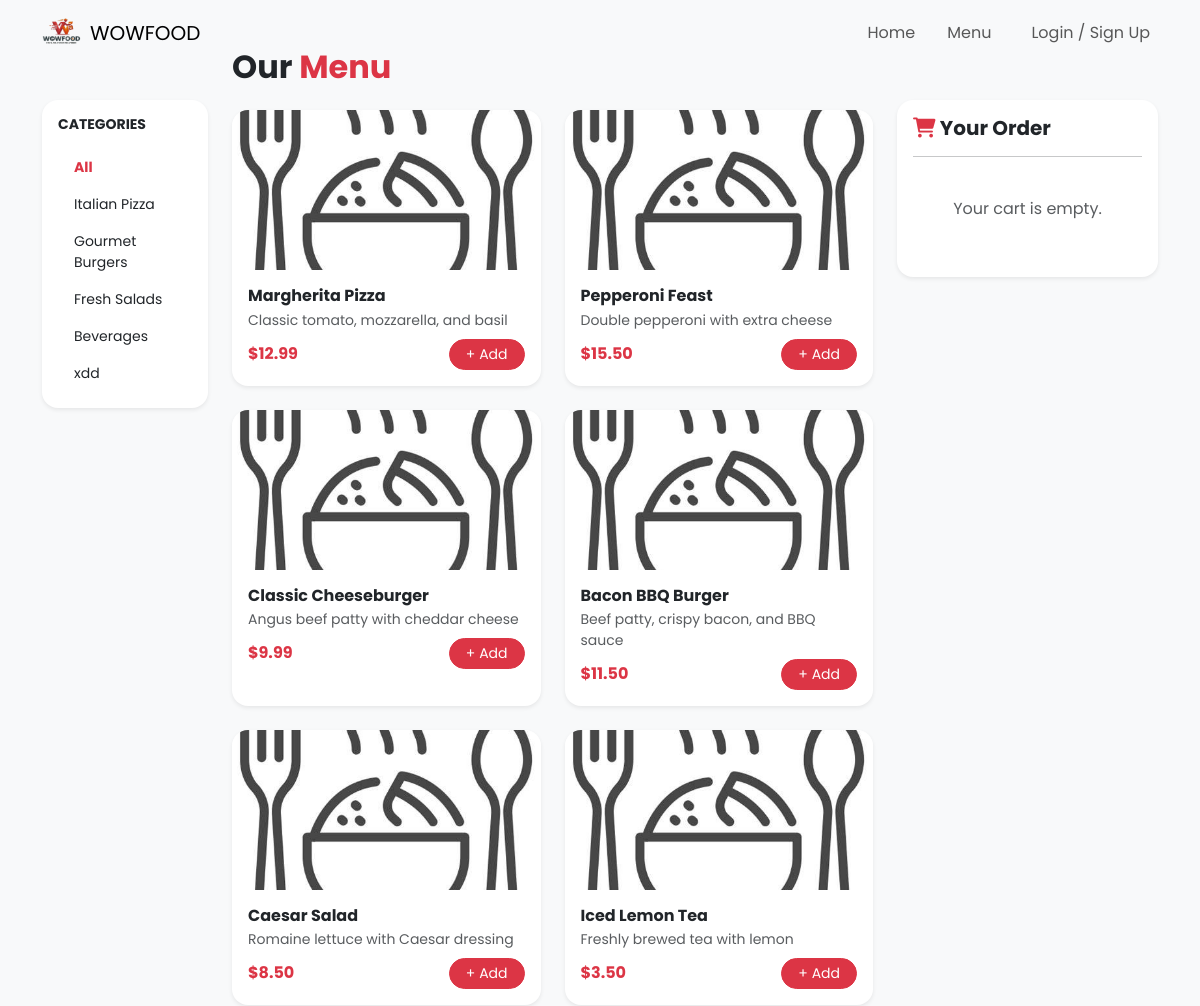
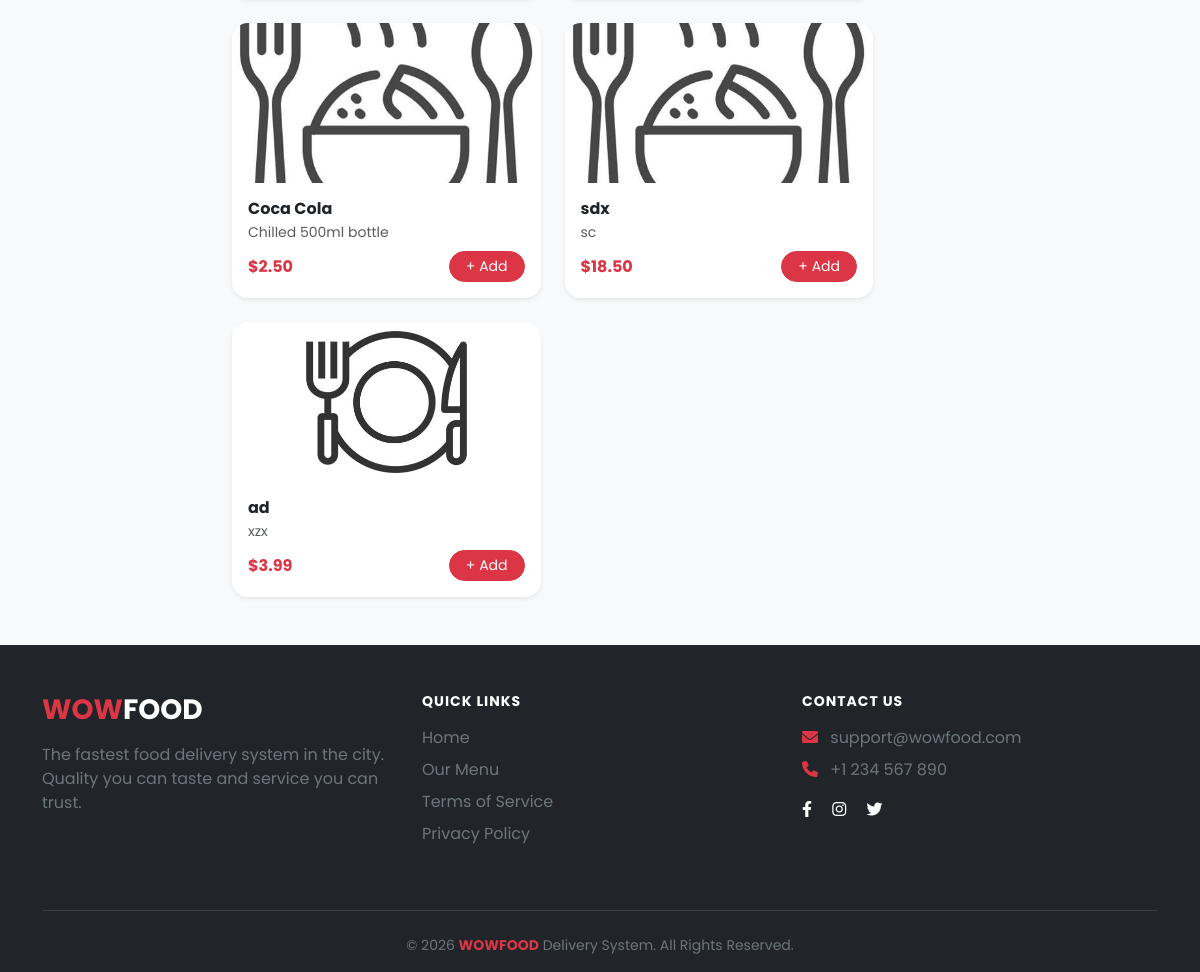
/controller/menu_view_controller.php, run on the app's committed database (2 pictures, top to bottom).
### tables this page shows
CREATE TABLE `category` (
  `id` int NOT NULL AUTO_INCREMENT,
  `category_code` varchar(10) NOT NULL,
  `title` varchar(100) NOT NULL,
  `image_name` varchar(255) DEFAULT NULL,
  `active` enum('Yes','No') DEFAULT 'Yes',
  `created_at` timestamp NULL DEFAULT CURRENT_TIMESTAMP,
  `updated_at` timestamp NULL DEFAULT CURRENT_TIMESTAMP ON UPDATE CURRENT_TIMESTAMP,
  `created_by` int DEFAULT NULL,
  `updated_by` int DEFAULT NULL,
  PRIMARY KEY (`id`),
  UNIQUE KEY `category_code` (`category_code`),
  KEY `idx_cat_active` (`active`),
  KEY `fk_cat_created_by` (`created_by`),
  KEY `fk_cat_updated_by` (`updated_by`),
  CONSTRAINT `fk_cat_created_by` FOREIGN KEY (`created_by`) REFERENCES `user` (`id`) ON DELETE SET NULL,
  CONSTRAINT `fk_cat_updated_by` FOREIGN KEY (`updated_by`) REFERENCES `user` (`id`) ON DELETE SET NULL
);

CREATE TABLE `foods` (
  `id` int NOT NULL AUTO_INCREMENT,
  `food_code` varchar(10) NOT NULL,
  `title` varchar(100) NOT NULL,
  `description` text,
  `image_name` varchar(255) DEFAULT NULL,
  `price` decimal(10,2) NOT NULL,
  `category_id` int NOT NULL,
  `active` enum('Yes','No') DEFAULT 'Yes',
  `created_at` timestamp NULL DEFAULT CURRENT_TIMESTAMP,
  `updated_at` timestamp NULL DEFAULT CURRENT_TIMESTAMP ON UPDATE CURRENT_TIMESTAMP,
  `created_by` int DEFAULT NULL,
  `updated_by` int DEFAULT NULL,
  PRIMARY KEY (`id`),
  UNIQUE KEY `food_code` (`food_code`),
  KEY `fk_food_created_by` (`created_by`),
  KEY `fk_food_updated_by` (`updated_by`),
  KEY `idx_food_active` (`active`),
  KEY `idx_foods_category_active` (`category_id`,`active`),
  FULLTEXT KEY `idx_food_search` (`title`,`description`),
  CONSTRAINT `fk_food_cat` FOREIGN KEY (`category_id`) REFERENCES `category` (`id`) ON DELETE RESTRICT,
  CONSTRAINT `fk_food_created_by` FOREIGN KEY (`created_by`) REFERENCES `user` (`id`) ON DELETE SET NULL,
  CONSTRAINT `fk_food_updated_by` FOREIGN KEY (`updated_by`) REFERENCES `user` (`id`) ON DELETE SET NULL,
  CONSTRAINT `chk_food_price` CHECK ((`price` > 0))
);

### Controller/menu_view_controller.php (called while the page is built, shortened)
<?php
require_once __DIR__ . '/../Model/menu_view_controller_model.php';
$database = new Database();
$db = $database->getConnection();
$menuModel = new MenuModel($db);
$category_id = isset($_GET['cat_id']) ? (int)$_GET['cat_id'] : 0;
$categories = $menuModel->getAllCategories();
$foods = $menuModel->getFoods($category_id);
include __DIR__ . '/../view/menu_view.php';
?>

### Model/menu_view_controller_model.php (called while the page is built, shortened)
<?php
class MenuModel {
    private $db;
    public function __construct($dbConnection) {
        $this->db = $dbConnection;
    }
    public function getAllCategories() {
        $stmt = $this->db->query("SELECT id, title FROM category WHERE active='Yes'");
        return $stmt->fetchAll(PDO::FETCH_ASSOC);
    }
    public function getFoods($category_id = 0) {
        if ($category_id > 0) {
            $stmt = $this->db->prepare("SELECT * FROM foods WHERE category_id = ? AND active = 'Yes'");
            $stmt->execute([$category_id]);
        } else {
            $stmt = $this->db->query("SELECT * FROM foods WHERE active = 'Yes'");
        }
        return $stmt->fetchAll(PDO::FETCH_ASSOC);
    }
}
?>

### view/menu_view.php (the view, shortened to what this page needs)
<?php
include('../includes/header.php');
?>
<div class="container-fluid py-5 bg-light">
    <div class="container">
        <div class="row">
            <aside class="col-lg-2 mb-4">
                <div class="card shadow-sm border-0 rounded-4 p-3 sticky-top" style="top: 100px;">
                    <h6 class="fw-bold mb-3 text-uppercase small">Categories</h6>
                    <ul class="list-group list-group-flush small">
                        <a href="menu_view.php" class="list-group-item list-group-item-action border-0 <?php echo $category_id == 0 ? 'text-danger fw-bold' : ''; ?>">All</a>
                        <?php foreach($categories as $cat): ?>
                        <a href="menu_view.php?cat_id=<?php echo $cat['id']; ?>"
                           class="list-group-item list-group-item-action border-0 <?php echo $category_id == $cat['id'] ? 'text-danger fw-bold' : ''; ?>">
                            <?php echo htmlspecialchars($cat['title']); ?>
                        </a>
                        <?php endforeach; ?>
                    </ul>
                </div>
            </aside>
            <div class="col-lg-7">
                <h2 class="fw-bold mb-4">Our <span class="text-danger">Menu</span></h2>
                <div class="row g-4">
                    <?php foreach($foods as $food):
                        $image_name = !empty($food['image_name']) ? $food['image_name'] : 'default-food.jpg';
                        $description = (string) ($food['description'] ?? '');
                    ?>
                    <div class="col-md-6">
                        <div class="card h-100 border-0 shadow-sm rounded-4 overflow-hidden food-card">
                            <img src="../assets/images/food/<?php echo htmlspecialchars($image_name); ?>"
                                 class="card-img-top"
                                 style="height: 160px; object-fit: cover;"
                                 alt="<?php echo htmlspecialchars($food['title']); ?>">
                            <div class="card-body p-3">
                                <h6 class="fw-bold mb-1"><?php echo htmlspecialchars($food['title']); ?></h6>
                                <p class="text-muted small mb-2">
                                    <?php echo htmlspecialchars(substr($description, 0, 50)); ?>
                                </p>
                                <div class="d-flex justify-content-between align-items-center">
                                    <span class="text-danger fw-bold">$<?php echo number_format($food['price'], 2); ?></span>
                                    <form action="../Controller/menu_view_controller.php" method="POST">
                                        <button type="submit" class="btn btn-sm btn-danger rounded-pill px-3">+ Add</button>
                                    </form>
                                </div>
                            </div>
                        </div>
                    </div>
                    <?php endforeach; ?>
                </div>
            </div>
            <aside class="col-lg-3">
                <div class="card shadow-sm border-0 rounded-4 sticky-top" style="top: 100px;">
                    <div class="card-body p-3">
                        <h5 class="fw-bold mb-3"><i class="fas fa-shopping-cart text-danger"></i> Your Order</h5>
                        <hr>
                        <?php
                        $total = 0;
                        if (!empty($_SESSION['cart'])):
                            foreach ($_SESSION['cart'] as $id => $item):
                                $subtotal = $item['price'] * $item['qty'];
                                $total += $subtotal;
                        ?>
                        <div class="d-flex justify-content-between align-items-center mb-3">
                            <div class="small">
                                <p class="mb-0 fw-bold"><?php echo htmlspecialchars($item['title']); ?></p>
                                <span class="text-muted"><?php echo $item['qty']; ?> x $<?php echo number_format($item['price'], 2); ?></span>
                            </div>
                            <div class="text-end">
                                <p class="mb-0 small fw-bold">$<?php echo number_format($subtotal, 2); ?></p>
                                <a href="../Controller/menu_view_controller.php?remove=<?php echo $id; ?>" class="text-danger small">
                                    <i class="fas fa-times"></i>
                                </a>
                            </div>
                        </div>
                        <?php endforeach; ?>
                        <hr>
                        <div class="d-flex justify-content-between fw-bold mb-3">
                            <span>Total:</span>
                            <span class="text-danger">$<?php echo number_format($total, 2); ?></span>
                        </div>
                        <?php if (isset($_SESSION['customer_id'])): ?>
                            <a href="../Controller/cart_view_controller.php" class="btn btn-danger w-100 rounded-pill fw-bold">Show Cart</a>
                        <?php else: ?>
                            <a href="../login.php" class="btn btn-dark w-100 rounded-pill fw-bold">Login to Order</a>
                        <?php endif; ?>
                        <?php else: ?>
                            <p class="text-center text-muted py-4">Your cart is empty.</p>
                        <?php endif; ?>
                    </div>
                </div>
            </aside>
        </div>
    </div>
</div>
<?php include('../includes/footer.php'); ?>

### includes/header.php (shortened to what this page needs)
<!DOCTYPE html>
<html lang="en">
<head>
    <link href="https://cdn.jsdelivr.net/npm/bootstrap@5.3.0/dist/css/bootstrap.min.css" rel="stylesheet">
    <link rel="stylesheet" href="https://cdnjs.cloudflare.com/ajax/libs/font-awesome/6.0.0/css/all.min.css">
    <link rel="stylesheet" href="../assets/css/style.css">
</head>
<body>
    <header>
        <nav class="navbar navbar-expand-lg fixed-top">
            <div class="container">
                <a class="navbar-brand d-flex align-items-center" href="index.php">
                    <img src="../assets/images/logo.png" alt="Logo" width="40" class="me-2">
                    <span class="logo-text">WOWFOOD</span>
                </a>
                <div class="collapse navbar-collapse" id="navbarNav">
                    <ul class="navbar-nav ms-auto align-items-center">
                        <li class="nav-item">
                            <a class="nav-link px-3" href="../index.php">Home</a>
                        </li>
                        <li class="nav-item">
                            <a class="nav-link px-3" href="../controller/menu_view_controller.php">Menu</a>
                        </li>
                        <?php if(isset($_SESSION['customer_id'])):
    $fullName = $_SESSION['full_name'] ?? 'User';
    $firstName = explode(' ', trim($fullName))[0];
?>
    <?php if(isset($_SESSION['role']) && strtolower($_SESSION['role']) !== 'admin'): ?>
        <li class="nav-item">
            <a class="nav-link px-3 fw-bold text-danger" href="../controller/customer_dashboard_controller.php">
                <i class="fas fa-history me-1"></i> My Orders
            </a>
        </li>
    <?php endif; ?>
    <li class="nav-item px-3">
        <span class="user-greeting">Hi, <?php echo htmlspecialchars($firstName); ?>!</span>
    </li>
    <li class="nav-item">
        <a class="nav-link btn-login ms-lg-3" href="../controller/logout_controller.php">Logout</a>
    </li>
                        <?php else: ?>
                            <li class="nav-item">
                                <a class="nav-link btn-login ms-lg-3" href="../controller/login_controller.php">Login / Sign Up</a>
                            </li>
                        <?php endif; ?>
                    </ul>
                </div>
            </div>
        </nav>
    </header>

### includes/footer.php (shortened to what this page needs)
<footer class="bg-dark text-white pt-5 pb-3">
        <div class="container text-center text-md-start">
            <div class="row">
                <div class="col-md-4 mb-4">
                    <h3 class="fw-bold mb-3"><span class="text-danger">WOW</span>FOOD</h3>
                    <p class="text-secondary">The fastest food delivery system in the city. Quality you can taste and service you can trust.</p>
                </div>
                <div class="col-md-4 mb-4">
                    <h5 class="fw-bold mb-3 text-uppercase small">Quick Links</h5>
                    <ul class="list-unstyled">
                        <li class="mb-2"><a href="../index.php" class="text-secondary text-decoration-none hover-red">Home</a></li>
                        <li class="mb-2"><a href="../controller/menu_view_controller.php" class="text-secondary text-decoration-none hover-red">Our Menu</a></li>
                        <li class="mb-2"><a href="#" class="text-secondary text-decoration-none hover-red">Terms of Service</a></li>
                        <li class="mb-2"><a href="#" class="text-secondary text-decoration-none hover-red">Privacy Policy</a></li>
                    </ul>
                </div>
                <div class="col-md-4 mb-4">
                    <h5 class="fw-bold mb-3 text-uppercase small">Contact Us</h5>
                    <p class="text-secondary mb-2"><i class="fas fa-envelope text-danger me-2"></i> support@wowfood.com</p>
                    <p class="text-secondary mb-2"><i class="fas fa-phone text-danger me-2"></i> +1 234 567 890</p>
                    <div class="mt-3">
                        <a href="#" class="text-white me-3"><i class="fab fa-facebook-f"></i></a>
                        <a href="#" class="text-white me-3"><i class="fab fa-instagram"></i></a>
                        <a href="#" class="text-white"><i class="fab fa-twitter"></i></a>
                    </div>
                </div>
            </div>
            <hr class="my-4 bg-secondary">
            <div class="row align-items-center">
                <div class="col-md-12 text-center">
                    <p class="small text-secondary mb-0">
                        &copy; <?php echo date('Y'); ?> <span class="text-danger fw-bold">WOWFOOD</span> Delivery System. All Rights Reserved.
                    </p>
                </div>
            </div>
        </div>
    </footer>
</body>
</html>

### assets/css/style.css (style rules this page uses)
.navbar { transition: background 0.4s ease; }
html { scroll-behavior: smooth; }
body { font-family: 'Poppins', sans-serif; background-color: #f8f9fa; }
.food-card { transition: all 0.3s ease; border: none; }
footer hr { opacity: 0.1; }
footer h5 { letter-spacing: 1px; }

### data on the page
category: title "Italian Pizza"
category: title "Gourmet Burgers"
category: title "Fresh Salads"
category: title "Beverages"
category: title "xdd"
foods: title "Margherita Pizza", description "Classic tomato, mozzarella, and basil", price "12.99"
foods: title "Pepperoni Feast", description "Double pepperoni with extra cheese", price "15.50"
foods: title "Classic Cheeseburger", description "Angus beef patty with cheddar cheese", price "9.99"
foods: title "Bacon BBQ Burger", description "Beef patty, crispy bacon, and BBQ sauce", price "11.50"
foods: title "Caesar Salad", description "Romaine lettuce with Caesar dressing", price "8.50"
foods: title "Iced Lemon Tea", description "Freshly brewed tea with lemon", price "3.50"
foods: title "Coca Cola", description "Chilled 500ml bottle", price "2.50"
foods: title "sdx", description "sc", price "18.50"
foods: image_name (picture), title "ad", description "xzx", price "3.99"
